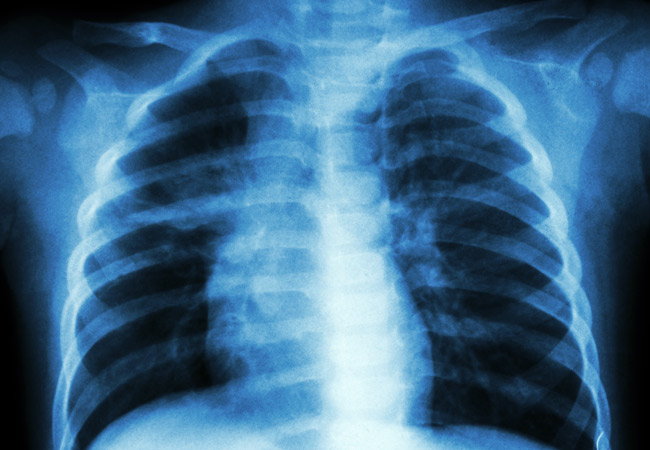
#> input picture xray.jpg, 650 x 450 px
$ python image.py
#> lines starting #> are read from the running program, lines starting #| are printed output that depends on the picture; after the words box and inside, x2 and y2 are one past the last pixel; in counts of white or black regions, pixels touching at a corner belong together
import cv2
import numpy as np

#Method One - Thresholding

img = cv2.imread('xray.jpg') #enter image name and type
#> img is the input picture: shape (450, 650, 3); mean B, G, R 136.2, 103.4, 60.3
grayscaled = cv2.cvtColor(img, cv2.COLOR_BGR2GRAY)
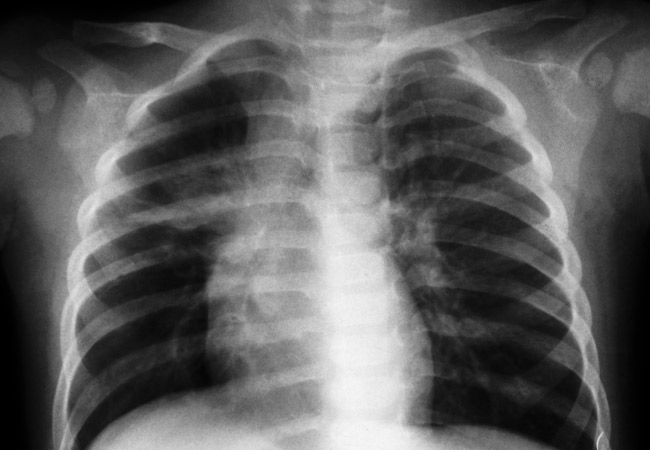
#> grayscaled: shape (450, 650); min 0, max 248, mean 94.2


gaus = cv2.adaptiveThreshold(grayscaled, 255, cv2.ADAPTIVE_THRESH_GAUSSIAN_C,
                             cv2.THRESH_BINARY, 115, 1)
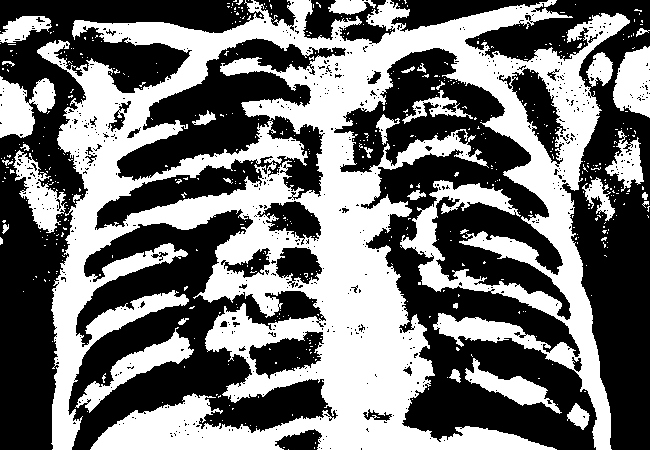
#> gaus: shape (450, 650); 45.2% white; 553 white regions (521 under 20 px), largest, box (x1, y1, x2, y2) and area: (37, 0, 630, 450) 114991, (75, 327, 194, 413) 2385, (0, 76, 56, 138) 2154
median2 = cv2.medianBlur(gaus,15)
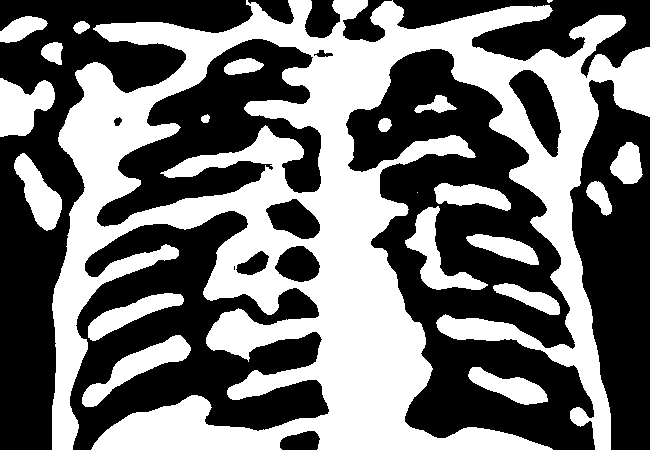
#> median2: shape (450, 650); 44.9% white; 21 white regions (2 under 20 px), largest, box (x1, y1, x2, y2) and area: (52, 0, 650, 450) 112399, (82, 335, 191, 407) 2320, (405, 206, 488, 290) 2192

# [7 lines of commented-out code are left out]


hsv = cv2.cvtColor(img, cv2.COLOR_BGR2HSV)
#> hsv: shape (450, 650, 3); mean H, S, V 100.8, 150.8, 136.2
lower_filter = np.array([0, 0, 0])
upper_filter = np.array([255, 255, 255])

mask = cv2.inRange(hsv, lower_filter, upper_filter)
#> mask: shape (450, 650); every value is 255
res = cv2.bitwise_and(img, img, mask = mask)


kernel = np.ones((5,5), np.uint8)
erosion = cv2.erode(mask, kernel, iterations = 1)

smoothed = cv2.filter2D(gaus, -1, kernel)
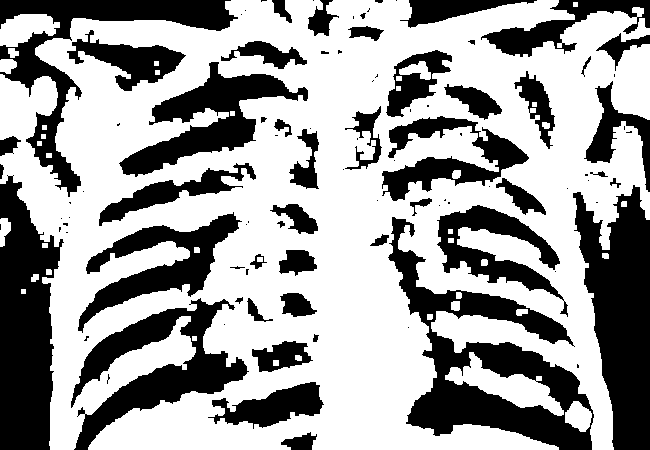
#> smoothed: shape (450, 650); 62.4% white; 98 black regions (48 under 20 px), largest, box (x1, y1, x2, y2) and area: (388, 217, 594, 450) 15236, (573, 185, 650, 450) 12854, (0, 175, 64, 450) 12202
median = cv2.medianBlur(erosion,15)

#output

cv2.imshow('Input', img)
cv2.imshow('Color Filtering', median)


cv2.waitKey(3000000)
cv2.destroyAllWindows()
